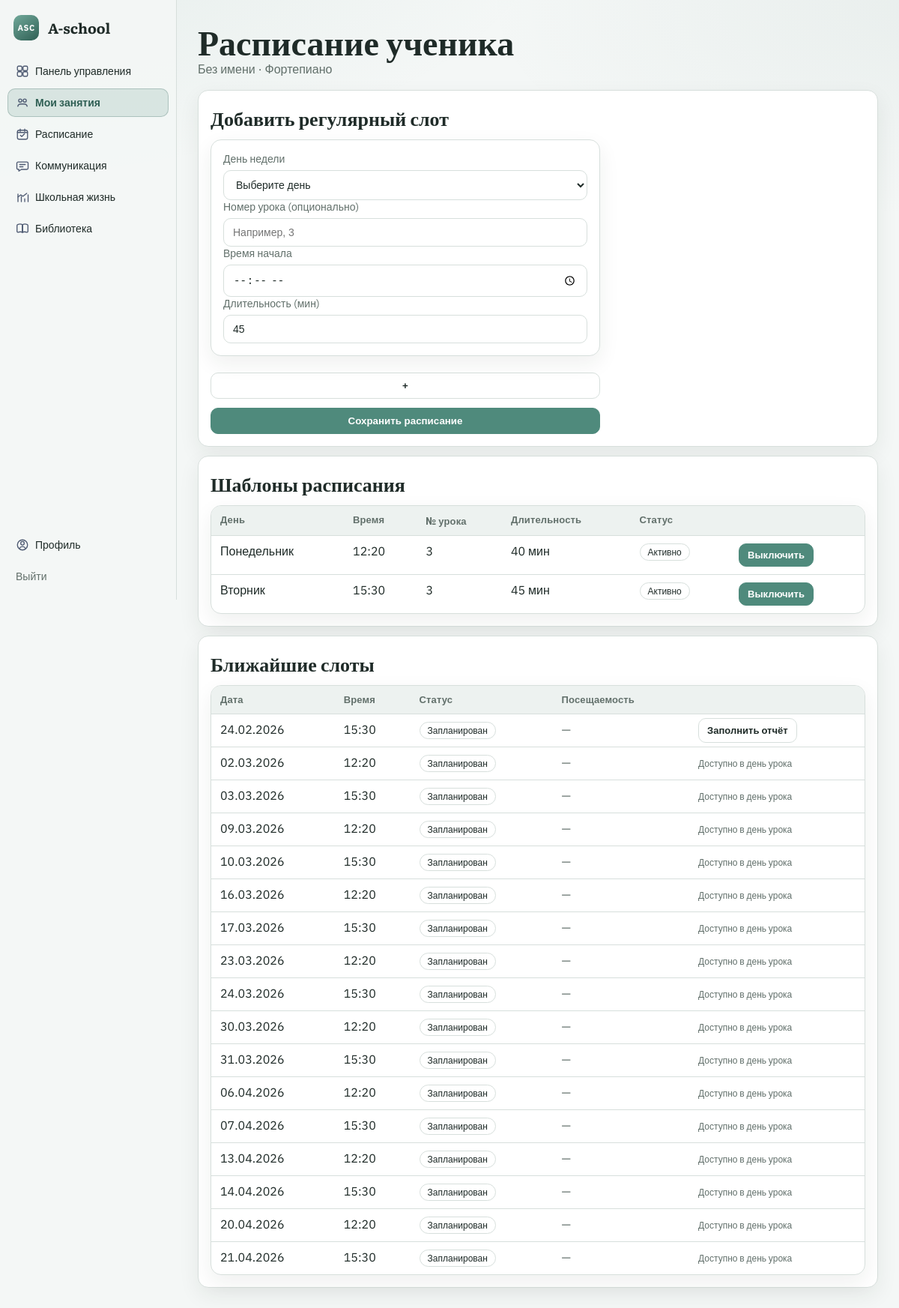
Screenshot of /teacher/students/3/schedule/ (signed in) with the database file from the repository.
### apps/school/models.py (models this page shows, shortened)
class Course(models.Model):
    name = models.CharField(max_length=200)
    course_type = models.ForeignKey(CourseType, on_delete=models.PROTECT, related_name="courses")
    teacher = models.ForeignKey(
        settings.AUTH_USER_MODEL,
        on_delete=models.SET_NULL,
        null=True,
        blank=True,
        related_name="teaching_courses",
    )

### apps/lessons/models.py (models this page shows, shortened)
class StudentSchedule(models.Model):
    class Weekday(models.IntegerChoices):
        MONDAY = 0, "Понедельник"
        TUESDAY = 1, "Вторник"
        WEDNESDAY = 2, "Среда"
        THURSDAY = 3, "Четверг"
        FRIDAY = 4, "Пятница"
        SATURDAY = 5, "Суббота"
        SUNDAY = 6, "Воскресенье"
    teacher = models.ForeignKey(
        settings.AUTH_USER_MODEL,
        on_delete=models.CASCADE,
        related_name="student_schedules",
    )
    student = models.ForeignKey(
        settings.AUTH_USER_MODEL,
        on_delete=models.CASCADE,
        related_name="lesson_schedules",
    )
    course = models.ForeignKey(
        Course,
        on_delete=models.CASCADE,
        related_name="student_schedules",
    )
    weekday = models.PositiveSmallIntegerField(choices=Weekday.choices)
    lesson_number = models.PositiveSmallIntegerField(null=True, blank=True)
    start_time = models.TimeField()
    duration_minutes = models.PositiveIntegerField(default=45)
    active = models.BooleanField(default=True)
    created_at = models.DateTimeField(auto_now_add=True)
    updated_at = models.DateTimeField(auto_now=True)
    class Meta:
        ordering = ("weekday", "start_time", "id")
        unique_together = ("teacher", "student", "weekday", "start_time")

class LessonSlot(models.Model):
    class Status(models.TextChoices):
        PLANNED = "PLANNED", "Запланирован"
        DONE = "DONE", "Проведен"
        MISSED = "MISSED", "Пропущен"
    class AttendanceStatus(models.TextChoices):
        PRESENT = "PRESENT", "Присутствовал"
        ABSENT = "ABSENT", "Отсутствовал"
        SICK = "SICK", "Болел"
        LATE = "LATE", "Опоздал"
    teacher = models.ForeignKey(
        settings.AUTH_USER_MODEL,
        on_delete=models.CASCADE,
        related_name="lesson_slots",
    )
    student = models.ForeignKey(
        settings.AUTH_USER_MODEL,
        on_delete=models.CASCADE,
        related_name="student_lesson_slots",
    )
    course = models.ForeignKey(
        Course,
        on_delete=models.CASCADE,
        related_name="lesson_slots",
    )
    schedule = models.ForeignKey(
        StudentSchedule,
        on_delete=models.SET_NULL,
        null=True,
        blank=True,
        related_name="slots",
    )
    scheduled_date = models.DateField()
    start_time = models.TimeField()
    duration_minutes = models.PositiveIntegerField(default=45)
    status = models.CharField(max_length=16, choices=Status.choices, default=Status.PLANNED)
    attendance_status = models.CharField(
        max_length=16,
        choices=AttendanceStatus.choices,
        default=AttendanceStatus.PRESENT,
    )
    result_note = models.CharField(max_length=120, blank=True, default="")
    report_comment = models.TextField(blank=True, default="")
    filled_at = models.DateTimeField(null=True, blank=True)
    lesson = models.OneToOneField(
        Lesson,
        on_delete=models.SET_NULL,
        null=True,
        blank=True,
        related_name="slot",
    )
    created_at = models.DateTimeField(auto_now_add=True)
    updated_at = models.DateTimeField(auto_now=True)
    class Meta:
        ordering = ("scheduled_date", "start_time", "id")
        unique_together = ("teacher", "student", "scheduled_date", "start_time")

### apps/lessons/views.py (the view, shortened to what this page needs)
@role_required(Profile.Role.TEACHER)
def student_schedule_manage(request, student_id: int):
    student = get_teacher_student_or_404(request.user, student_id)
    course, status = resolve_teacher_course_for_student(request.user, student)
    if status == "none":
        messages.error(request, "Ученик не назначен на ваш курс.")
        return redirect(f"/teacher/students/{student.id}/")
    show_course_notice = status == "multiple"
    today = timezone.localdate()
    form = StudentScheduleForm()
    default_duration = str(form.fields["duration_minutes"].initial or 45)
    schedule_input_rows = [
        {
            "weekday": "",
            "lesson_number": "",
            "start_time": "",
            "duration_minutes": default_duration,
            "errors": {},
        }
    ]
    schedule_form_error = ""
    schedules = list(
        StudentSchedule.objects.filter(teacher=request.user, student=student)
        .select_related("course")
        .order_by("weekday", "start_time", "id")
    )
    upcoming_slots = list(
        LessonSlot.objects.filter(teacher=request.user, student=student, scheduled_date__gte=today)
        .select_related("course")
        .order_by("scheduled_date", "start_time", "id")[:30]
    )
    return render(
        request,
        "lessons/student_schedule.html",
        {
            "student": student,
            "course": course,
            "show_course_notice": show_course_notice,
            "form": form,
            "weekday_choices": StudentSchedule.Weekday.choices,
            "schedule_input_rows": schedule_input_rows,
            "schedule_form_error": schedule_form_error,
            "schedules": schedules,
            "upcoming_slots": upcoming_slots,
            "today": today,
        },
    )

### apps/lessons/forms.py (shortened to what this page needs)
class StudentScheduleForm(forms.Form):
    weekday = forms.ChoiceField(
        label="День недели",
        choices=StudentSchedule.Weekday.choices,
    )
    lesson_number = forms.IntegerField(
        label="Номер урока (опционально)",
        required=False,
        min_value=1,
        max_value=12,
    )
    start_time = forms.TimeField(
        label="Время начала",
        widget=forms.TimeInput(attrs={"type": "time"}),
    )
    duration_minutes = forms.IntegerField(
        label="Длительность (мин)",
        required=False,
        min_value=20,
        max_value=180,
        initial=45,
    )

### apps/school/utils.py (called while the page is built)
def get_teacher_students(user, *, cycle: str = ""):
    user_model = get_user_model()
    students = (
        user_model.objects.filter(
            enrollments__course__teacher=user,
            profile__role=Profile.Role.STUDENT,
        )
        .select_related("profile")
        .distinct()
        .order_by("first_name", "last_name", "username")
    )
    if cycle:
        students = students.filter(profile__cycle=cycle)
    return students

def get_teacher_student_or_404(teacher, student_id: int):
    from django.shortcuts import get_object_or_404
    return get_object_or_404(get_teacher_students(teacher), id=student_id)

def resolve_teacher_course_for_student(teacher, student):
    courses = list(
        Course.objects.filter(teacher=teacher, enrollments__student=student).distinct().order_by("name")[:2]
    )
    if not courses:
        return None, "none"
    if len(courses) == 1:
        return courses[0], "single"
    return courses[0], "multiple"

### templates/lessons/student_schedule.html (shortened to what this page needs)
{% extends "base.html" %}
{% block content %}
  <section class="page-head">
    <h1>Расписание ученика</h1>
    <p>{{ student.get_full_name|default:"Без имени" }} · {{ course.name }}</p>
  </section>
  <section class="panel" style="margin-bottom: 12px;">
    <h2 style="margin: 0 0 10px;">Добавить регулярный слот</h2>
    <form method="post" class="form" id="student-schedule-form">
      <div id="schedule-row-list">
        {% for row in schedule_input_rows %}
          <div class="card schedule-input-row" data-schedule-row style="margin-bottom: 10px;">
            <div class="form-row">
              <label>День недели</label>
              <select name="weekday">
                <option value="">Выберите день</option>
              </select>
            </div>
            <div class="form-row">
              <label>Номер урока (опционально)</label>
              <input type="number" name="lesson_number" min="1" max="12" value="{{ row.lesson_number }}" placeholder="Например, 3">
            </div>
            <div class="form-row">
              <label>Время начала</label>
              <input type="time" name="start_time" value="{{ row.start_time }}">
            </div>
            <div class="form-row">
              <label>Длительность (мин)</label>
              <input type="number" name="duration_minutes" min="20" max="180" value="{{ row.duration_minutes }}">
            </div>
          </div>
        {% endfor %}
      </div>
      <button class="btn" type="button" id="schedule-add-row">+</button>
      <button class="btn btn-accent" type="submit">Сохранить расписание</button>
    </form>
  </section>
  <section class="panel" style="margin-bottom: 12px;">
    <h2 style="margin: 0 0 10px;">Шаблоны расписания</h2>
    {% if schedules %}
      <div class="table-wrap">
        <table class="table">
          <thead>
            <tr>
              <th>День</th>
              <th>Время</th>
              <th>№ урока</th>
              <th>Длительность</th>
              <th>Статус</th>
              <th></th>
            </tr>
          </thead>
          <tbody>
            {% for schedule in schedules %}
              <tr>
                <td>{{ schedule.get_weekday_display }}</td>
                <td>{{ schedule.start_time|time:"H:i" }}</td>
                <td>{% if schedule.lesson_number %}{{ schedule.lesson_number }}{% else %}—{% endif %}</td>
                <td>{{ schedule.duration_minutes }} мин</td>
                <td>
                  {% if schedule.active %}
                    <span class="tag">Активно</span>
                  {% else %}
                    <span class="tag">Неактивно</span>
                  {% endif %}
                </td>
                <td>
                  <form method="post">
                    <button class="btn btn-small" type="submit">
                      {% if schedule.active %}Выключить{% else %}Включить{% endif %}
                    </button>
                  </form>
                </td>
              </tr>
            {% endfor %}
          </tbody>
        </table>
      </div>
    {% else %}
      <p class="muted">Расписание еще не настроено.</p>
    {% endif %}
  </section>
  <section class="panel">
    <h2 style="margin: 0 0 10px;">Ближайшие слоты</h2>
    {% if upcoming_slots %}
      <div class="table-wrap">
        <table class="table">
          <thead>
            <tr>
              <th>Дата</th>
              <th>Время</th>
              <th>Статус</th>
              <th>Посещаемость</th>
              <th></th>
            </tr>
          </thead>
          <tbody>
            {% for slot in upcoming_slots %}
              <tr>
                <td>{{ slot.scheduled_date|date:"d.m.Y" }}</td>
                <td>{{ slot.start_time|time:"H:i" }}</td>
                <td><span class="tag">{{ slot.get_status_display }}</span></td>
                <td>
                  {% if slot.status == "PLANNED" %}
                    <span class="muted">—</span>
                  {% else %}
                    {{ slot.get_attendance_status_display }}
                  {% endif %}
                </td>
                <td>
                  {% if slot.scheduled_date <= today or slot.status != "PLANNED" %}
                    <a class="btn btn-small" href="/slots/{{ slot.id }}/report/">
                      {% if slot.status == "PLANNED" %}Заполнить отчёт{% else %}Открыть отчёт{% endif %}
                    </a>
                  {% else %}
                    <span class="muted small">Доступно в день урока</span>
                  {% endif %}
                </td>
              </tr>
            {% endfor %}
          </tbody>
        </table>
      </div>
    {% else %}
      <p class="muted">Слоты еще не сгенерированы.</p>
    {% endif %}
  </section>
{% endblock %}

### static/css/main.css (style rules this page uses)
:root { --bg: #f4f7f6; --bg-soft: #edf2f0; --surface: #ffffff; --surface-alt: #f8faf9; --line: #d7dfdc; --text: #1f2b28; --muted: #62706b; --accent: #4f8a7c; --accent-strong: #2f5f54; --ok: #2f7a64; --error: #9a5959; --radius: 14px; --shadow: 0 10px 28px rgba(23, 41, 35, 0.07); }
* { box-sizing: border-box; }
body { margin: 0; min-height: 100vh; font-family: "IBM Plex Sans", "Trebuchet MS", "Helvetica Neue", sans-serif; color: var(--text); background: radial-gradient(1200px 500px at -8% -6%, rgba(79, 138, 124, 0.1), transparent 70%), radial-gradient(900px 420px at 106% 0%, rgba(47, 95, 84, 0.06), transparent 70%), var(--bg); }
a { color: var(--text); text-decoration: none; }
h1, h2 { font-family: "Literata", Georgia, serif; color: var(--text); }
h1 { margin: 0 0 4px; font-size: 48px; line-height: 1.05; }
h2 { margin: 0 0 10px; font-size: 26px; }
p { margin: 0 0 12px; }
.page-head { margin-bottom: 18px; }
.page-head h1 { font-size: 46px; }
.page-head p { color: var(--muted); margin: 0; }
.card, .panel, .table-wrap, .stat-card, .student-card, .week-column, .announcement-card, .resource-card, .chat-panel, .chat-list { background: var(--surface); border: 1px solid var(--line); border-radius: var(--radius); box-shadow: var(--shadow); }
.card, .panel { padding: 16px; }
.form { display: grid; gap: 12px; max-width: 520px; }
.form-row { display: grid; gap: 6px; }
label { color: var(--muted); font-size: 14px; }
.input, input, textarea, select { width: 100%; border: 1px solid var(--line); border-radius: 10px; background: var(--surface); color: var(--text); padding: 10px 12px; outline: none; font-size: 14px; }
.btn { border: 1px solid var(--line); border-radius: 10px; background: var(--surface); color: var(--text); padding: 9px 13px; cursor: pointer; font-weight: 600; }
button.btn[type="submit"], input.btn[type="submit"], .btn-accent { border-color: var(--accent); background: var(--accent); color: #fff; }
.btn-small { padding: 7px 11px; font-size: 13px; }
.muted { color: var(--muted); }
.small { font-size: 12px; }
.tag, .badge { display: inline-block; border: 1px solid var(--line); border-radius: 999px; padding: 3px 10px; font-size: 12px; color: var(--text); background: var(--surface); }
.table-wrap { overflow-x: auto; }
.table { width: 100%; border-collapse: collapse; }
.table th, .table td { padding: 10px 12px; border-bottom: 1px solid var(--line); vertical-align: top; }
.table th { color: var(--muted); background: var(--bg-soft); text-align: left; font-size: 13px; letter-spacing: 0.01em; }
.table tr:last-child td { border-bottom: none; }
.card, .panel, .table-wrap, .stat-card, .student-card, .week-column, .announcement-card, .resource-card, .chat-panel, .chat-list { animation: fadeUp 0.34s ease both; }

### rows the page displays
Course: name "Фортепиано"
StudentSchedule: weekday "Понедельник", start_time "12:20", lesson_number "3", duration_minutes "40", active "Активно"
StudentSchedule: weekday "Вторник", start_time "15:30", lesson_number "3", duration_minutes "45", active "Активно"
LessonSlot: scheduled_date "24.02.2026", start_time "15:30", status "Запланирован", shows "Заполнить отчёт"
LessonSlot: scheduled_date "02.03.2026", start_time "12:20", status "Запланирован", shows "Доступно в день урока"
LessonSlot: scheduled_date "03.03.2026", start_time "15:30", status "Запланирован", shows "Доступно в день урока"
LessonSlot: scheduled_date "09.03.2026", start_time "12:20", status "Запланирован", shows "Доступно в день урока"
LessonSlot: scheduled_date "10.03.2026", start_time "15:30", status "Запланирован", shows "Доступно в день урока"
LessonSlot: scheduled_date "16.03.2026", start_time "12:20", status "Запланирован", shows "Доступно в день урока"
LessonSlot: scheduled_date "17.03.2026", start_time "15:30", status "Запланирован", shows "Доступно в день урока"
LessonSlot: scheduled_date "23.03.2026", start_time "12:20", status "Запланирован", shows "Доступно в день урока"
LessonSlot: scheduled_date "24.03.2026", start_time "15:30", status "Запланирован", shows "Доступно в день урока"
LessonSlot: scheduled_date "30.03.2026", start_time "12:20", status "Запланирован", shows "Доступно в день урока"
LessonSlot: scheduled_date "31.03.2026", start_time "15:30", status "Запланирован", shows "Доступно в день урока"
LessonSlot: scheduled_date "06.04.2026", start_time "12:20", status "Запланирован", shows "Доступно в день урока"
LessonSlot: scheduled_date "07.04.2026", start_time "15:30", status "Запланирован", shows "Доступно в день урока"
LessonSlot: scheduled_date "13.04.2026", start_time "12:20", status "Запланирован", shows "Доступно в день урока"
LessonSlot: scheduled_date "14.04.2026", start_time "15:30", status "Запланирован", shows "Доступно в день урока"
LessonSlot: scheduled_date "20.04.2026", start_time "12:20", status "Запланирован", shows "Доступно в день урока"
LessonSlot: scheduled_date "21.04.2026", start_time "15:30", status "Запланирован", shows "Доступно в день урока"

### other values shown
{{ student.get_full_name|default:"Без имени" }} "Без имени"
